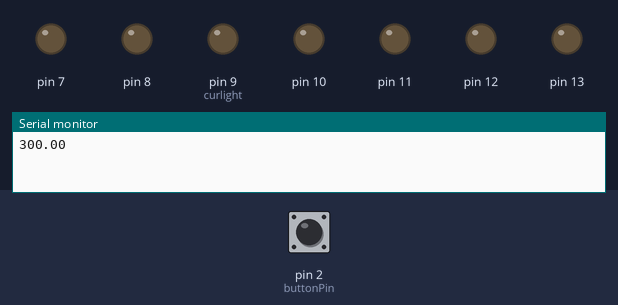
A sketch run on a simulated Arduino Uno, built with avr-gcc and run on an emulated ATmega328P. Parts: output pins drawn as LEDs (lit = HIGH), the last lines printed to the serial monitor. The inputs (shaded band) are chosen by the test bench; at power-on: pin 2 (buttonPin) HIGH. Random numbers use the default seed unless the sketch sets one. At 1.3 s the program stops and its outputs stay as they are.

Above: at 0.15 s.
At 1.25 s:
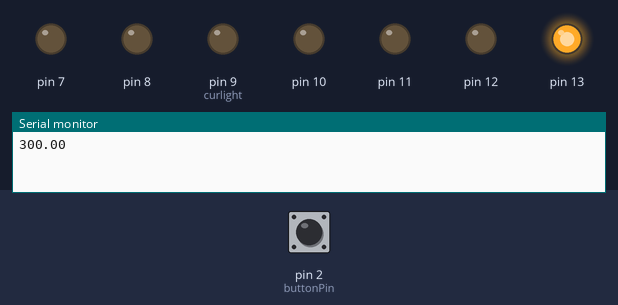
1.3 s: pin 2 (buttonPin) pulled LOW for 0.15 s
At 1.9 s:
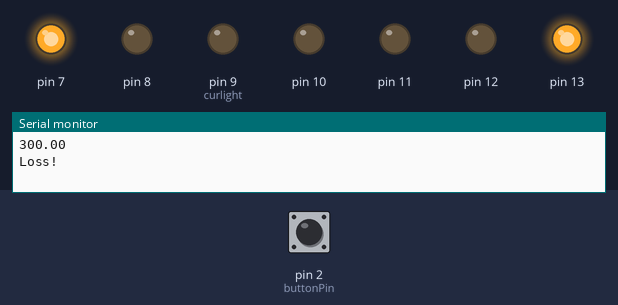
Timing chart, 0 to 2.8 s (numbered marks = the images above; inputs shaded):
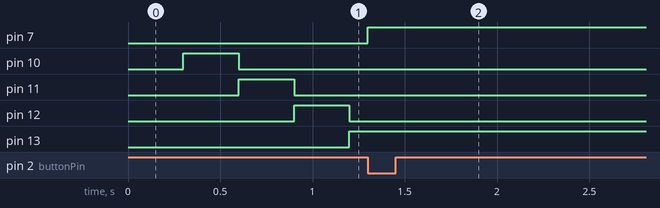

The sketch:

lightgame.ino
```cpp
const int buttonPin = 2; //pin that we're assigning to the button, doesn't ever change
int curlight = 9;
int direction = -1;
bool winable = false;
float speed = 100; //the time that the system takes between changing lights
unsigned long lastTime = millis(); //starts the time from which we will determine lighting timing
//float and unsigned long are both variables to hold numbers. In general you should use floats

void setup() { //Things that we only need to do once at the beginning
  for (int i = 7; i <= 13; i++) {//Constructs an iterator from 7 to 13
      pinMode(i, OUTPUT); //sets each pin to output mode
    }
  randomSeed(analogRead(0)); //sets up the random number generator. A seed is the root from which numbers are generated
  speed *= random(1, 4); //the time that the system takes between changing lights
  pinMode(buttonPin, INPUT_PULLUP); //tells the computer that pin 2 is being used as an input
  Serial.begin(9600); //not necessary, inits serial communication with the computer
  Serial.println(speed); //tells the computer what the selected speed is
}

void loop() { //repeats forever
  if (digitalRead(buttonPin) == LOW) { //checks if the button is pressed
    end(); //tells the computer to jump to void end() at the bottom (executing all the code therein)
  }
  if (millis() - lastTime >= speed) { //checks if it's time to update lights
    if (updateLights() == 11) { //calls update lights function and compares the return value
      winable = true;
    }
    else {
      winable = false;
    }
    lastTime = millis(); //resets timer
  }
}

int updateLights() { //this is a function that returns an integer as compared to void which returns nothing
  if (curlight == 9 || curlight == 13) { //makes the lights 'bounce' rather than iterating up forever
    direction = direction * -1;
  }
  curlight = curlight + direction; //applies the direction to the currently selected light
  for (int i = 9; i <= 13; i++) { //turns all lights off
    digitalWrite(i, LOW);
  }
  digitalWrite(curlight, HIGH); //turns on the light selected at the top of the function
  return curlight; //tells the main loop the current light that is lit
}

void end() {
  if (winable){
    Serial.println("Win!");
    digitalWrite(8, HIGH); //turn on green light
    digitalWrite(7, LOW);} //make sure red light is off
  else{
    Serial.println("Loss!");
    digitalWrite(8, LOW);   //turn on red light
    digitalWrite(7, HIGH);} //make sure green light is off
    while (true){} //do nothing forever (requires a board reset to play again)
}
```

Measured:
- after the input at 1.3 s, pin 7: LOW → HIGH at once
